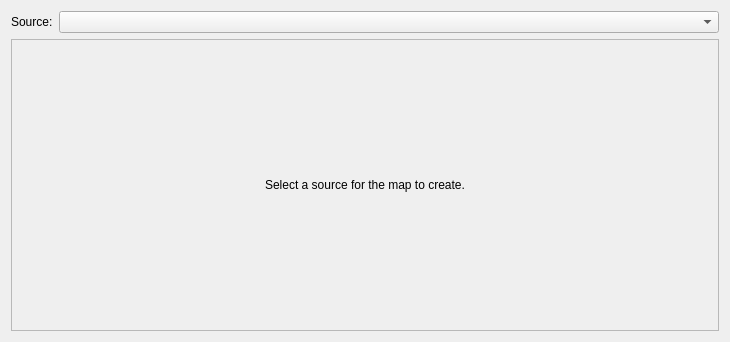
<?xml version="1.0" encoding="UTF-8"?>
<ui version="4.0">
 <class>IMapEditWidget</class>
 <widget class="QWidget" name="IMapEditWidget">
  <property name="geometry">
   <rect>
    <x>0</x>
    <y>0</y>
    <width>730</width>
    <height>342</height>
   </rect>
  </property>
  <property name="sizePolicy">
   <sizepolicy hsizetype="Preferred" vsizetype="Maximum">
    <horstretch>0</horstretch>
    <verstretch>0</verstretch>
   </sizepolicy>
  </property>
  <property name="windowTitle">
   <string>Form</string>
  </property>
  <layout class="QVBoxLayout">
   <item>
    <layout class="QHBoxLayout">
     <item>
      <widget class="QLabel" name="label">
       <property name="sizePolicy">
        <sizepolicy hsizetype="Maximum" vsizetype="Preferred">
         <horstretch>0</horstretch>
         <verstretch>0</verstretch>
        </sizepolicy>
       </property>
       <property name="text">
        <string>Source:</string>
       </property>
      </widget>
     </item>
     <item>
      <widget class="QComboBox" name="comboSource"/>
     </item>
    </layout>
   </item>
   <item>
    <widget class="QStackedWidget" name="stackedWidget">
     <property name="frameShape">
      <enum>QFrame::StyledPanel</enum>
     </property>
     <property name="frameShadow">
      <enum>QFrame::Sunken</enum>
     </property>
     <property name="currentIndex">
      <number>0</number>
     </property>
     <widget class="QWidget" name="page">
      <layout class="QVBoxLayout">
       <item>
        <widget class="QLabel" name="label_2">
         <property name="text">
          <string>Select a source for the map to create.</string>
         </property>
         <property name="alignment">
          <set>Qt::AlignCenter</set>
         </property>
        </widget>
       </item>
      </layout>
     </widget>
    </widget>
   </item>
  </layout>
 </widget>
 <resources/>
 <connections/>
</ui>
